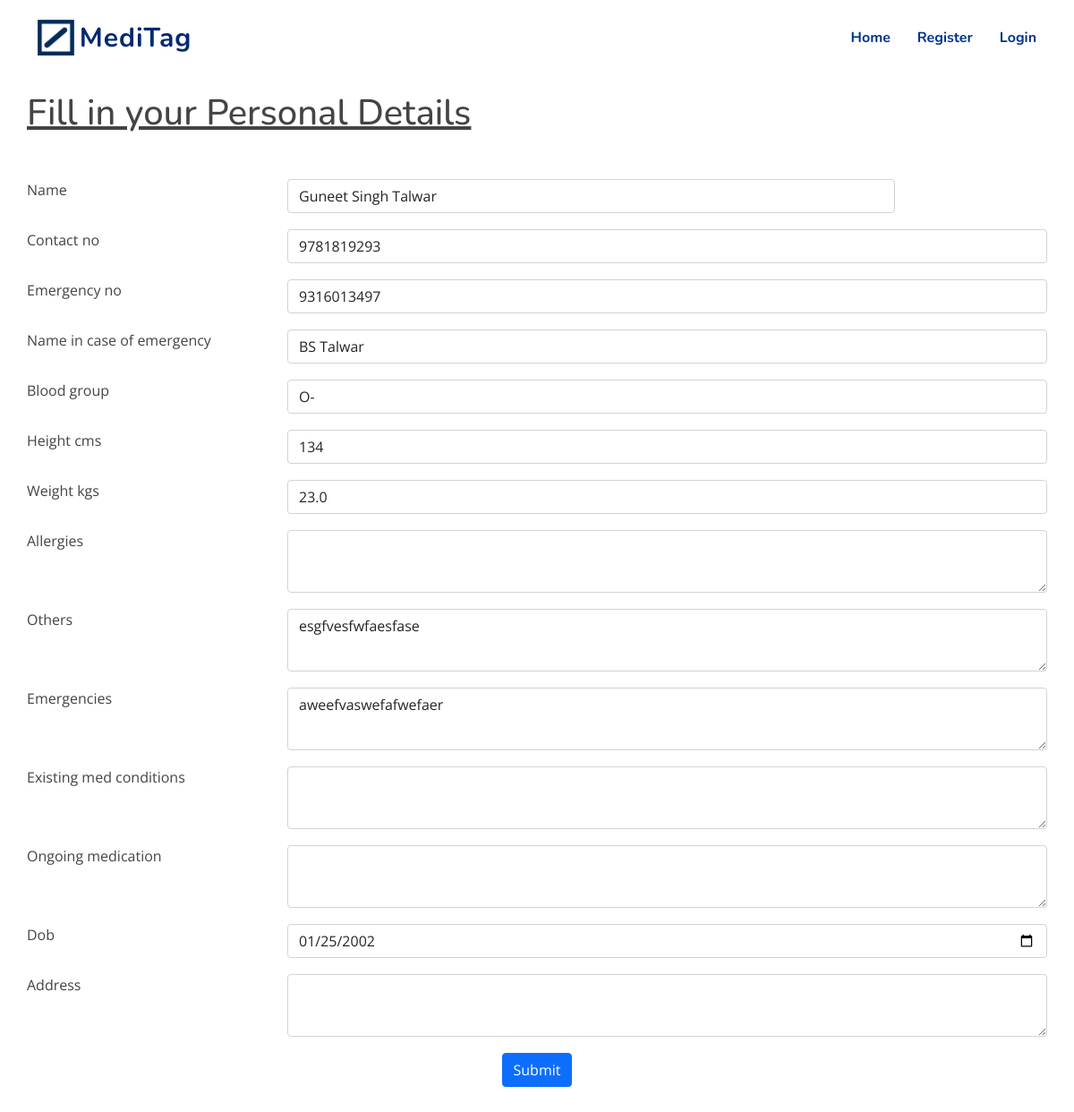
Page /update-medform/55e0b53f42fe4eabbb83f256119c6a98 on the committed database.
### basic_qr/models.py (models this page shows, shortened)
class UserProfile(models.Model):
    user = models.OneToOneField(User, on_delete=models.CASCADE, null=True, blank=True)
    name = models.CharField(max_length=100, null=True)
    contact_no = models.CharField(max_length=100, null=True,unique=True)
    emergency_no = models.CharField(max_length=100, null=True,blank=True)
    name_in_case_of_emergency = models.CharField(max_length=100,null=True)
    blood_group = models.CharField(max_length=100, null=True)
    height_cms = models.IntegerField(null=True,blank=True)
    weight_kgs =models.FloatField(null=True,blank=True)
    allergies = models.TextField(null=True,blank=True)
    others = models.TextField(null=True,blank=True)
    emergencies = models.TextField(null=True,blank=True)
    existing_med_conditions = models.TextField(null=True,blank=True)
    ongoing_medication = models.TextField(null=True,blank=True)
    id = models.UUIDField(default=uuid.uuid4, unique=True,
                          primary_key=True, editable=False)
    dob = models.DateField(blank=True,null=True)
    address = models.TextField(null=True,blank=True)

### basic_qr/views.py (the view)
# urls.py: path('update-medform/<str:pk>',views.updateMedform,name="update-medform"),
def updateMedform(request,pk):
    profile = UserProfile.objects.get(id=pk)
    form = addUserInfo(instance=profile)
    if request.method == 'POST':
        form = addUserInfo(request.POST,instance=profile)
        if form.is_valid():
            form.save()
        return redirect("basic_qr:profile",pk)
    return render(request, "basic_qr/med_form.html",{'form':form})

### basic_qr/forms.py
class addUserInfo(forms.ModelForm):
    def __init__(self, *args, **kwargs):
        super(addUserInfo, self).__init__(*args, **kwargs)
        for visible in self.visible_fields():
            visible.field.widget.attrs['class'] = 'form-control'
    class Meta:
        model = UserProfile
        exclude = ('user',)
        widgets = {
            'dob': DateInput(),
        }

### templates/basic_qr/med_form.html (shortened to what this page needs)
{% extends 'base.html' %} {% block content %}
<div style="padding: 30px">
  <h1><u>Fill in your Personal Details</u></h1>
  <br />
  <form method="post">
    {% for field in form %}
    <div class="row" style="margin-top: 18px; margin-bottom: 18px">
      <div class="col-3">{{field.label}}</div>
      <div class="col-9">{{field}}</div>
    </div>
    {% endfor %}
    <div class="text-center">
      <input class="btn btn-primary" type="submit" value="Submit" />
    </div>
  </form>
</div>
{% endblock %}

### static/assets/css/style.css (style rules this page uses)
:root { scroll-behavior: smooth; }
body { font-family: "Open Sans", sans-serif; color: #444444; }
h1, h2, h3, h4, h5, h6 { font-family: "Nunito", sans-serif; }

### templates/basic_qr/med_form.html (style rules this page uses)
#id_name { width: 80%; }
textarea { height: 70px; }

### rows in the picture
UserProfile: form "Guneet Singh Talwar" "9781819293" "9316013497" "BS Talwar" "O-" "134" "23.0" "esgfvesfwfaesfase" "aweefvaswefafwefaer" "01/25/2002"

### other values in the picture
{{ field.label }} "Name" "Contact no" "Emergency no" "Name in case of emergency" "Blood group" "Height cms" "Weight kgs" "Allergies" "Others" "Emergencies" "Existing med conditions" "Ongoing medication" "Dob" "Address"
